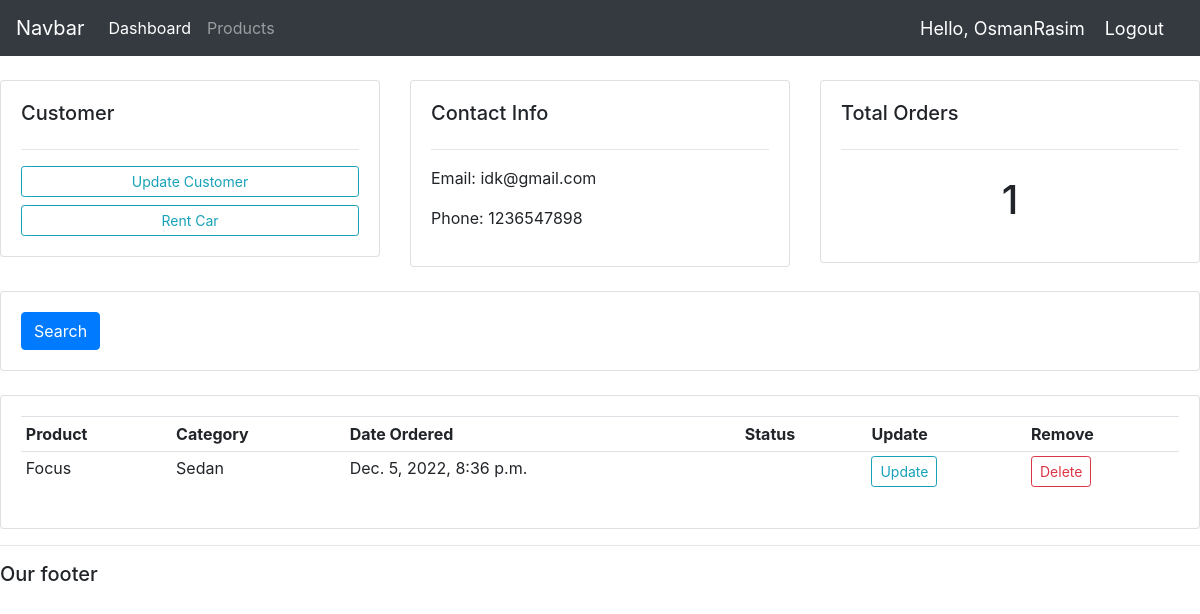
The page /customer/2/ (signed in) on the database its author committed.
### accounts/models.py (models this page shows, shortened)
class Customer(models.Model):
	name = models.CharField(max_length=200, null=True)
	phone = models.CharField(max_length=20, null=True)
	email = models.CharField(max_length=200, null=True)
	Nationalid = models.CharField(max_length=30, null=True)
	date_created = models.DateTimeField(auto_now_add=True, null=True)

class Rent(models.Model):
	Rented='Rented'
	Avaiable='Avaiable'
	STATUS = (
			 (Rented,'Rented'),
			 (Avaiable,'Avaiable'),
		 	 )
	customer =	models.ForeignKey(Customer, null=True, on_delete= models.SET_NULL)
	product = models.ForeignKey(Product, null=True, on_delete= models.SET_NULL)
	date_created = models.DateTimeField(auto_now_add=True, null=True)
	status = models.CharField(max_length=200,choices=STATUS,default=Avaiable)

class Product(models.Model):
	CATEGORY = (
			 ('Sedan','Sedan'),
			 ('Coupe','Coupe'),
			 ('Sports Car','Sports Car'),
			 ('Station Wagon','Station Wagon'),
			 ('HatchBack','HatchBack'),
			 ('Convertible','Convertible'),
			 ('SUV','SUV'),
			 ('Minivan','Minivan'),
			 ('Pickup Truck','Pickup Truck'),
		 	 )
	name = models.CharField(max_length=200, null=True)
	manufacturer = models.CharField(max_length=200, null=True)
	price = models.FloatField(null=True)
	category =  models.CharField(max_length=200, null=True, choices=CATEGORY)
	description =  models.CharField(max_length=200, null=True, blank=True)
	color =  models.CharField(max_length=200, null=True)
	licenceplate = models.CharField(max_length=200, null=True)
	date_created = models.DateTimeField(auto_now_add=True, null=True)
	tags = models.ManyToManyField(Tag)
	def __str__(self):
		return self.name

### accounts/views.py (the view)
# urls.py: path('customer/<str:pk_test>/', views.customer, name="customer"),
@login_required(login_url='login')
def customer(request, pk_test):
    customer = Customer.objects.get(id=pk_test)
    Rent = customer.rent_set.all()
    rent_count = Rent.count()
    context = {'customer':customer, 'Rent':Rent, 'rent_count':rent_count}
    return render(request, 'accounts/customer.html',context)

### accounts/templates/accounts/customer.html
{% extends 'accounts/main.html' %}
{% block content %}
<br>
<div class="row">
    <div class="col-md">
        <div class="card card-body">
            <h5>Customer</h5>
            <hr>
            <a class="btn btn-outline-info  btn-sm btn-block" href="">Update Customer</a>
            <a class="btn btn-outline-info  btn-sm btn-block" href="{% url 'create_rent' customer.id %}">Rent Car</a>
        </div>
    </div>
    <div class="col-md">
        <div class="card card-body">
            <h5>Contact Info</h5>
            <hr>
            <p>Email: {{customer.email}}</p>
            <p>Phone: {{customer.phone}}</p>
        </div>
    </div>
    <div class="col-md">
        <div class="card card-body">
            <h5>Total Orders</h5>
            <hr>
            <h1 style="text-align: center;padding: 10px">{{rent_count}}</h1>
        </div>
    </div>
</div>
<br>
<div class="row">
    <div class="col">
        <div class="card card-body">
            <form method="get">
                <button class="btn btn-primary" type="submit">Search</button>
            </form>
        </div>
    </div>
</div>
<br>
<div class="row">
    <div class="col-md">
        <div class="card card-body">
            <table class="table table-sm">
                <tr>
<th>Product</th>
                    <th>Category</th>
                    <th>Date Ordered</th>
                    <th>Status</th>
                    <th>Update</th>
                    <th>Remove</th>
                </tr>
                {% for rent in Rent %}
                <tr>
                    <td>{{rent.product}}</td>
                    <td>{{rent.product.category}}</td>
                    <td>{{rent.product.date_created}}</td>
                    <td>{{rent.product.status}}</td>
                    <td><a class="btn btn-sm btn-outline-info" href="{% url 'update_rent' rent.id %}">Update</a></td>
                    <td><a class="btn btn-sm btn-outline-danger" href="{% url 'delete_rent' rent.id %}">Delete</a></td>
                </tr>
                {% endfor %}
            </table>
        </div>
    </div>
</div>
{% endblock %}

### accounts/templates/accounts/navbar.html (shortened to what this page needs)
{% load static %}
<nav class="navbar navbar-expand-lg navbar-dark bg-dark">
  <a class="navbar-brand" href="#">Navbar</a>
  <div class="collapse navbar-collapse" id="navbarNav">
    <ul class="navbar-nav">
      <li class="nav-item active">
        <a class="nav-link" href="{% url 'home' %}">Dashboard </a>
      </li>
      <li class="nav-item">
        <a class="nav-link" href="{% url 'products' %}">Products</a>
      </li>
    </ul>
  </div>
  <span class="hello-msg">Hello, {{request.user}}</span>
  <span> <a class="hello-msg" href="{% url 'logout' %}">Logout</a></span>
</nav>

### accounts/templates/accounts/navbar.html (style rules this page uses)
.hello-msg { font-size: 18px; color: #fff; margin-right: 20px; }

### rows shown on the page
Customer: email "idk@gmail.com", phone "1236547898"
Rent: product "Focus", product.category "Sedan", product.date_created "Dec. 5, 2022, 8:36 p.m."

### other values the page prints
{{ request.user }} "OsmanRasim"
{{ rent_count }} "1"
